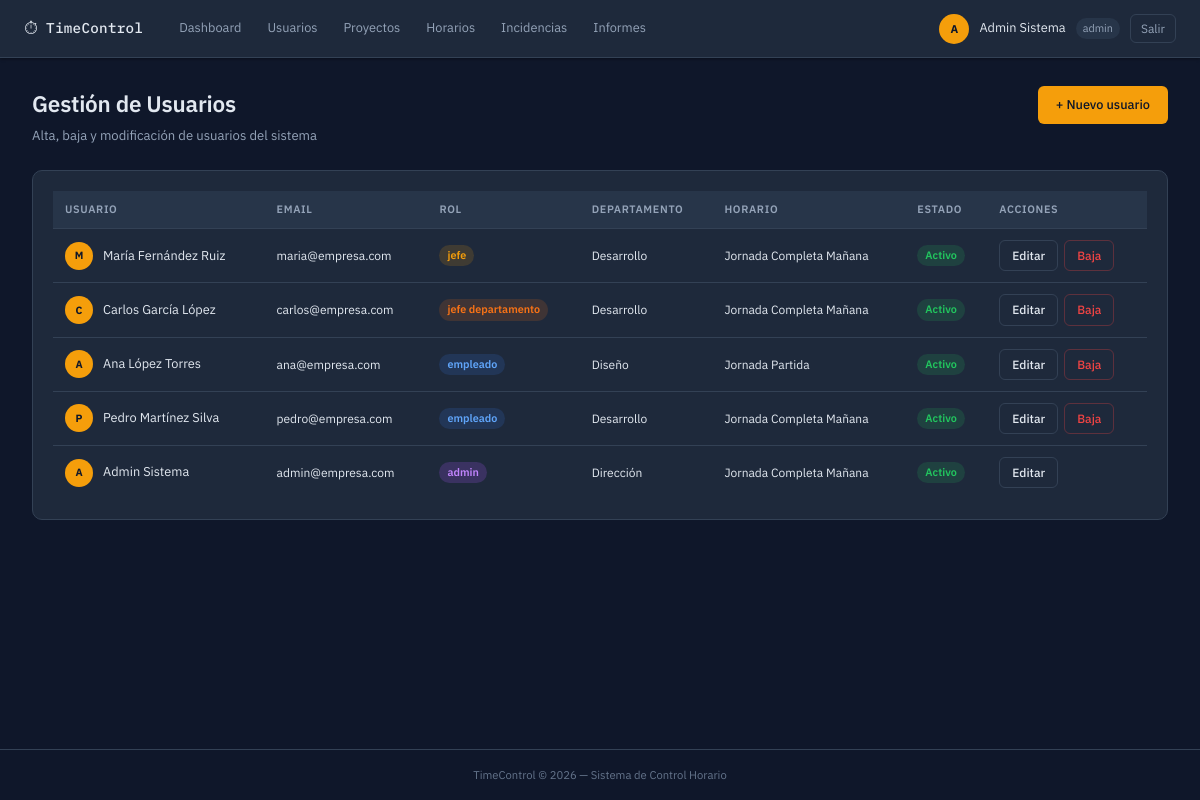
/?action=admin_usuarios (signed in), run on the app's committed database.
### tables this page shows
CREATE TABLE usuarios (
    id INT AUTO_INCREMENT PRIMARY KEY,
    nombre VARCHAR(100) NOT NULL,
    apellidos VARCHAR(150) NOT NULL,
    email VARCHAR(200) NOT NULL UNIQUE,
    password VARCHAR(255) NOT NULL,
    rol ENUM('admin','empleado','jefe','jefe_departamento') NOT NULL DEFAULT 'empleado',
    activo TINYINT(1) NOT NULL DEFAULT 1,
    id_departamento INT,
    id_horario INT,
    avatar VARCHAR(255) DEFAULT NULL,
    creado_en TIMESTAMP DEFAULT CURRENT_TIMESTAMP,
    actualizado_en TIMESTAMP DEFAULT CURRENT_TIMESTAMP ON UPDATE CURRENT_TIMESTAMP,
    FOREIGN KEY (id_departamento) REFERENCES departamentos(id) ON DELETE SET NULL,
    FOREIGN KEY (id_horario) REFERENCES horarios(id) ON DELETE SET NULL
);

CREATE TABLE departamentos (
    id INT AUTO_INCREMENT PRIMARY KEY,
    nombre VARCHAR(100) NOT NULL,
    descripcion TEXT,
    creado_en TIMESTAMP DEFAULT CURRENT_TIMESTAMP
);

CREATE TABLE horarios (
    id INT AUTO_INCREMENT PRIMARY KEY,
    nombre VARCHAR(100) NOT NULL,
    hora_entrada TIME NOT NULL,
    hora_salida TIME NOT NULL,
    tolerancia_minutos INT DEFAULT 10 COMMENT 'Minutos de margen antes de marcar retraso',
    creado_en TIMESTAMP DEFAULT CURRENT_TIMESTAMP
);

### app/controllers/AdminController.php (called while the page is built, shortened)
<?php
class AdminController {
    private Usuario $usuarioModel;
    public function __construct() {
        $this->usuarioModel    = new Usuario();
    }
    public function usuarios(): void {
        $usuarios      = $this->usuarioModel->getAll();
        include __DIR__ . '/../views/admin/usuarios.php';
    }
}

### config/database.php (called while the page is built, shortened)
<?php
class Database {
    private static ?PDO $instance = null;
    public static function getConnection(): PDO {
        if (self::$instance === null) {
            $dsn = "mysql:host=" . DB_HOST . ";dbname=" . DB_NAME . ";charset=" . DB_CHARSET;
            $options = [
                PDO::ATTR_ERRMODE            => PDO::ERRMODE_EXCEPTION,
                PDO::ATTR_DEFAULT_FETCH_MODE => PDO::FETCH_ASSOC,
                PDO::ATTR_EMULATE_PREPARES   => false,
            ];
            try {
                self::$instance = new PDO($dsn, DB_USER, DB_PASS, $options);
            } catch (PDOException $e) {
                http_response_code(500);
                die(json_encode(['error' => 'Error de conexión a la base de datos']));
            }
        }
        return self::$instance;
    }
}

### app/models/Usuario.php (called while the page is built, shortened)
<?php
class Usuario {
    private PDO $db;
    public function __construct() {
        $this->db = Database::getConnection();
    }
    public function getAll(array $filtros = []): array {
        $sql = "SELECT u.*, d.nombre AS departamento_nombre, h.nombre AS horario_nombre
                FROM usuarios u
                LEFT JOIN departamentos d ON d.id = u.id_departamento
                LEFT JOIN horarios h ON h.id = u.id_horario
                WHERE 1=1";
        $params = [];
        $sql .= " ORDER BY u.apellidos, u.nombre";
        $stmt = $this->db->prepare($sql);
        $stmt->execute($params);
        return $stmt->fetchAll();
    }
}

### app/views/admin/usuarios.php (the view, shortened to what this page needs)
<?php
include __DIR__ . '/../shared/header.php';
?>
<div class="page-header">
    <div>
        <h1 class="page-title">Gestión de Usuarios</h1>
        <p class="page-subtitle">Alta, baja y modificación de usuarios del sistema</p>
    </div>
    <a href="?action=admin_nuevo_usuario" class="btn btn-primary">+ Nuevo usuario</a>
</div>
<div class="card card-wide">
    <div class="card-body">
        <table class="table">
            <thead>
                <tr>
                    <th>Usuario</th>
                    <th>Email</th>
                    <th>Rol</th>
                    <th>Departamento</th>
                    <th>Horario</th>
                    <th>Estado</th>
                    <th>Acciones</th>
                </tr>
            </thead>
            <tbody>
                <?php foreach ($usuarios as $u): ?>
                    <tr class="<?= !$u['activo'] ? 'row-inactive' : '' ?>">
                        <td>
                            <div class="user-cell">
                                <div class="user-avatar-sm"><?= strtoupper(substr($u['nombre'], 0, 1)) ?></div>
                                <span><?= htmlspecialchars($u['nombre'] . ' ' . $u['apellidos']) ?></span>
                            </div>
                        </td>
                        <td class="text-muted small"><?= htmlspecialchars($u['email']) ?></td>
                        <td><span class="badge badge-rol-<?= $u['rol'] ?>"><?= str_replace('_', ' ', $u['rol']) ?></span></td>
                        <td class="text-muted small"><?= htmlspecialchars($u['departamento_nombre'] ?? '—') ?></td>
                        <td class="text-muted small"><?= htmlspecialchars($u['horario_nombre'] ?? '—') ?></td>
                        <td><span class="badge <?= $u['activo'] ? 'badge-ok' : 'badge-error' ?>"><?= $u['activo'] ? 'Activo' : 'Baja' ?></span></td>
                        <td>
                            <div class="table-actions">
                                <a href="?action=admin_editar_usuario&id=<?= $u['id'] ?>" class="btn btn-sm btn-outline">Editar</a>
                                <?php if ($u['id'] !== $_SESSION['user_id']): ?>
                                    <a href="?action=admin_eliminar_usuario&id=<?= $u['id'] ?>"
                                       class="btn btn-sm btn-danger"
                                       onclick="return confirm('¿Dar de baja a <?= htmlspecialchars(addslashes($u['nombre'])) ?>?')">
                                       Baja
                                    </a>
                                <?php endif; ?>
                            </div>
                        </td>
                    </tr>
                <?php endforeach; ?>
            </tbody>
        </table>
    </div>
</div>
<?php include __DIR__ . '/../shared/footer.php'; ?>

### public/css/style.css (style rules this page uses)
:root { --bg: #0f172a; --bg2: #1e293b; --bg3: #273549; --border: #334155; --border2: #475569; --text: #e2e8f0; --text2: #94a3b8; --text3: #64748b; --accent: #f59e0b; --accent2: #fbbf24; --blue: #3b82f6; --green: #22c55e; --red: #ef4444; --orange: #f97316; --yellow: #eab308; --radius: 6px; --radius-lg: 10px; --shadow: 0 1px 3px rgba(0,0,0,.4); --shadow-lg: 0 4px 20px rgba(0,0,0,.5); --font: 'IBM Plex Sans', system-ui, sans-serif; --mono: 'IBM Plex Mono', 'Fira Mono', monospace; --nav-h: 58px; }
*, *::before, *::after { box-sizing: border-box; margin: 0; padding: 0; }
html { font-size: 15px; scroll-behavior: smooth; }
body { font-family: var(--font); background: var(--bg); color: var(--text); min-height: 100vh; display: flex; flex-direction: column; line-height: 1.6; }
a { color: var(--accent); text-decoration: none; }
.page-header { display: flex; align-items: flex-start; justify-content: space-between; margin-bottom: 24px; gap: 16px; }
.page-title { font-size: 1.5rem; font-weight: 600; letter-spacing: -0.01em; color: var(--text); }
.page-subtitle { font-size: .875rem; color: var(--text2); margin-top: 3px; }
.card { background: var(--bg2); border: 1px solid var(--border); border-radius: var(--radius-lg); overflow: hidden; }
.card-wide { grid-column: 1 / -1; }
.card-body { padding: 20px; }
.table { width: 100%; border-collapse: collapse; font-size: .85rem; }
.table th { text-align: left; padding: 10px 12px; background: var(--bg3); color: var(--text2); font-size: .72rem; font-weight: 600; text-transform: uppercase; letter-spacing: .06em; border-bottom: 1px solid var(--border); }
.table td { padding: 11px 12px; border-bottom: 1px solid var(--border); color: var(--text); vertical-align: middle; }
.table tr:last-child td { border-bottom: none; }
.small { font-size: .8rem; }
.text-muted { color: var(--text2); }
.badge { display: inline-flex; align-items: center; padding: 2px 8px; border-radius: 20px; font-size: .72rem; font-weight: 600; white-space: nowrap; }
.badge-ok { background: rgba(34,197,94,.15); color: var(--green); }
.badge-rol-admin { background: rgba(168,85,247,.2); color: #c084fc; }
.badge-rol-empleado { background: rgba(59,130,246,.15); color: #60a5fa; }
.badge-rol-jefe { background: rgba(245,158,11,.15); color: var(--accent); }
.badge-rol-jefe_departamento { background: rgba(249,115,22,.15); color: var(--orange); }
.btn { display: inline-flex; align-items: center; justify-content: center; padding: 9px 18px; border-radius: var(--radius); font-size: .85rem; font-weight: 500; cursor: pointer; border: none; transition: all .15s; text-decoration: none; white-space: nowrap; font-family: var(--font); }
.btn-primary { background: var(--accent); color: var(--bg); }
.btn-outline { background: transparent; color: var(--text); border: 1px solid var(--border); }
.btn-danger { background: transparent; color: var(--red); border: 1px solid rgba(239,68,68,.3); }
.btn-sm { padding: 5px 12px; font-size: .8rem; }
.user-cell { display: flex; align-items: center; gap: 10px; }
.user-avatar-sm { width: 28px; height: 28px; border-radius: 50%; background: var(--accent); color: var(--bg); display: flex; align-items: center; justify-content: center; font-size: .7rem; font-weight: 700; flex-shrink: 0; }
.table-actions { display: flex; gap: 6px; }

### data on the page
usuarios: nombre "M", nombre+apellidos "María Fernández Ruiz", email "maria@empresa.com", rol "jefe", id_departamento.nombre "Desarrollo", id_horario.nombre "Jornada Completa Mañana", activo "Activo"
usuarios: nombre "C", nombre+apellidos "Carlos García López", email "carlos@empresa.com", rol "jefe departamento", id_departamento.nombre "Desarrollo", id_horario.nombre "Jornada Completa Mañana", activo "Activo"
usuarios: nombre "A", nombre+apellidos "Ana López Torres", email "ana@empresa.com", rol "empleado", id_departamento.nombre "Diseño", id_horario.nombre "Jornada Partida", activo "Activo"
usuarios: nombre "P", nombre+apellidos "Pedro Martínez Silva", email "pedro@empresa.com", rol "empleado", id_departamento.nombre "Desarrollo", id_horario.nombre "Jornada Completa Mañana", activo "Activo"
usuarios: nombre "A", nombre+apellidos "Admin Sistema", email "admin@empresa.com", rol "admin", id_departamento.nombre "Dirección", id_horario.nombre "Jornada Completa Mañana", activo "Activo"

### other printed values
substr($_SESSION['user_nombre'] ?? 'U', 0, 1) "A"
$_SESSION['user_nombre'] "Admin Sistema"
$rol "admin"
